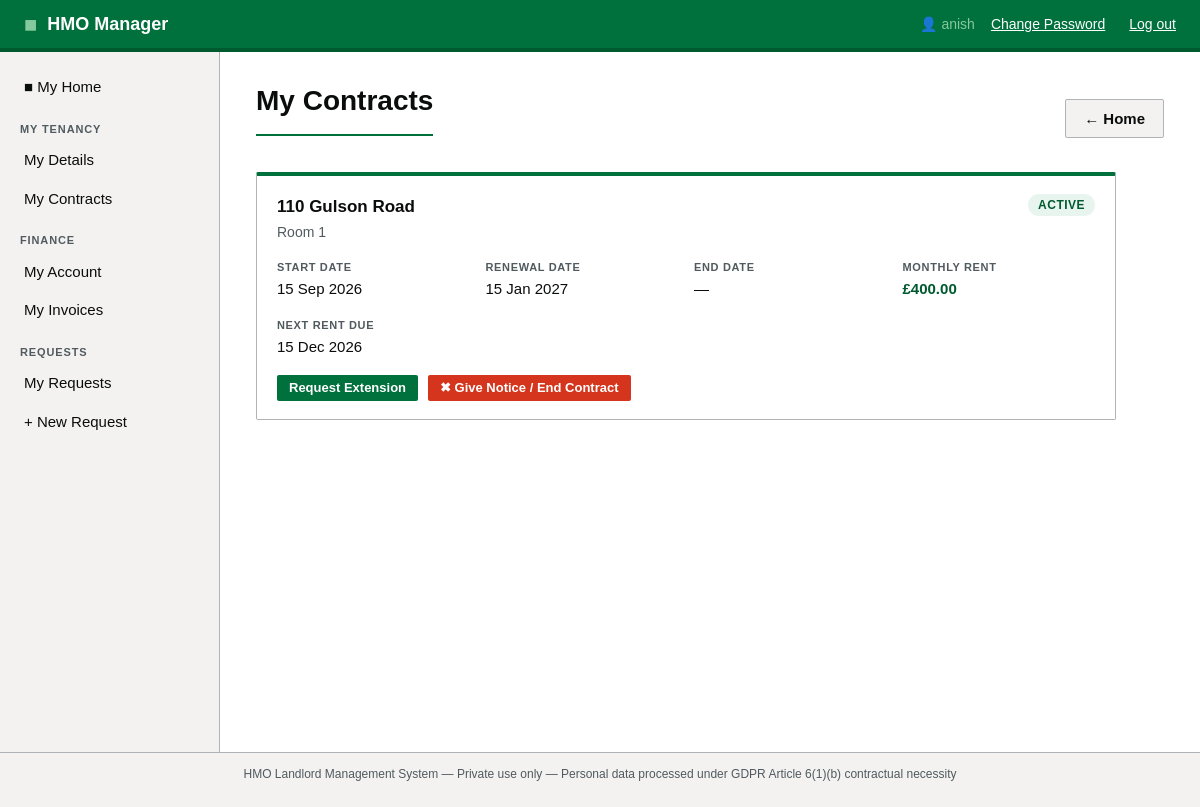
The page /portal/contracts (signed in) on the database its author committed.
### app/models.py (models this page shows, shortened)
class User(UserMixin, db.Model):
    __tablename__ = 'users'
    id = db.Column(db.Integer, primary_key=True)
    username = db.Column(db.String(64), unique=True, nullable=False)
    email = db.Column(db.String(120), unique=True, nullable=False)
    password_hash = db.Column(db.String(256), nullable=False)
    role = db.Column(db.String(20), default='landlord')  # admin / landlord / tenant
    is_active = db.Column(db.Boolean, default=True)
    created_at = db.Column(db.DateTime, default=datetime.utcnow)
    properties = db.relationship('Property', backref='owner', lazy='dynamic')
    tenants = db.relationship('Tenant', backref='landlord', lazy='dynamic',
                               foreign_keys='Tenant.user_id')

class TenantContract(db.Model):
    __tablename__ = 'tenant_contracts'
    id = db.Column(db.Integer, primary_key=True)
    tenant_id = db.Column(db.Integer, db.ForeignKey('tenants.id'), nullable=False)
    property_id = db.Column(db.Integer, db.ForeignKey('properties.id'), nullable=False)
    room_id = db.Column(db.Integer, db.ForeignKey('rooms.id'), nullable=False)
    user_id = db.Column(db.Integer, db.ForeignKey('users.id'), nullable=False)
    start_date = db.Column(db.Date, nullable=False)
    renewal_date = db.Column(db.Date)
    end_date = db.Column(db.Date)
    monthly_rent = db.Column(db.Numeric(10, 2), nullable=False)
    frequency = db.Column(db.String(20), default='monthly')
    next_rent_due = db.Column(db.Date)
    advanced_rent_agreed = db.Column(db.Numeric(10, 2), default=0.00)
    remaining_advance_rent = db.Column(db.Numeric(10, 2), default=0.00)
    is_active = db.Column(db.Boolean, default=True)
    contract_file_path = db.Column(db.String(300))   # uploaded scan / PDF
    notes = db.Column(db.Text)
    created_at = db.Column(db.DateTime, default=datetime.utcnow)
    closure_type     = db.Column(db.String(20))   # 'notice' | 'surrender' | None
    notice_end_date  = db.Column(db.Date)
    surrender_date   = db.Column(db.Date)
    closure_notes    = db.Column(db.Text)
    property = db.relationship('Property', backref='contracts')
    invoices = db.relationship('Invoice', backref='contract', lazy='dynamic')
    bill_shares = db.relationship('BillTenantShare', backref='contract', lazy='dynamic')

class Property(db.Model):
    __tablename__ = 'properties'
    id = db.Column(db.Integer, primary_key=True)
    user_id = db.Column(db.Integer, db.ForeignKey('users.id'), nullable=False)
    address_line1 = db.Column(db.String(200), nullable=False)
    address_line2 = db.Column(db.String(200))
    city = db.Column(db.String(100))
    postcode = db.Column(db.String(20))
    property_ref = db.Column(db.String(50))
    created_at = db.Column(db.DateTime, default=datetime.utcnow)
    rooms = db.relationship('Room', backref='property', lazy='dynamic',
                             cascade='all, delete-orphan')
    bills = db.relationship('Bill', backref='property', lazy='dynamic')
    compliance_docs = db.relationship('ComplianceDocument', backref='property', lazy='dynamic')
    tasks = db.relationship('Task', backref='property', lazy='dynamic')

class Room(db.Model):
    __tablename__ = 'rooms'
    id = db.Column(db.Integer, primary_key=True)
    property_id = db.Column(db.Integer, db.ForeignKey('properties.id'), nullable=False)
    room_name = db.Column(db.String(50), nullable=False)
    is_occupied = db.Column(db.Boolean, default=False)
    contracts = db.relationship('TenantContract', backref='room', lazy='dynamic')
    tasks = db.relationship('Task', backref='room', lazy='dynamic')

### app/portal/routes.py (the view)
@portal_bp.route('/contracts')
@login_required
@tenant_required
def contracts():
    tenant    = _get_tenant()
    contracts = TenantContract.query.filter_by(
        tenant_id=tenant.id
    ).order_by(TenantContract.start_date.desc()).all()
    today = date.today()
    has_pending_end_request = Task.query.filter(
        Task.tenant_id  == tenant.id,
        Task.category   == 'contract_query',
        Task.status.in_(['open', 'in_progress']),
        Task.title.like('End Contract Request%'),
    ).first() is not None
    return render_template('portal/contracts.html',
                           tenant=tenant,
                           contracts=contracts,
                           has_pending_end_request=has_pending_end_request,
                           today=today)

### app/models.py (called while the page is built)
@login_manager.user_loader
def load_user(user_id):
    return User.query.get(int(user_id))

### app/portal/routes.py (called while the page is built)
def tenant_required(f):
    @wraps(f)
    def decorated(*args, **kwargs):
        if not current_user.is_authenticated or current_user.role != 'tenant':
            flash('This area is for tenant accounts only.', 'error')
            return redirect(url_for('dashboard.index'))
        return f(*args, **kwargs)
    return decorated

def _get_tenant():
    tenant = Tenant.query.filter_by(portal_user_id=current_user.id).first()
    if not tenant:
        abort(404)
    return tenant

### app/templates/portal/contracts.html (shortened to what this page needs)
{% extends "base.html" %}
{% block content %}
<div class="flex-between mb-2">
  <h1>My Contracts</h1>
  <a href="{{ url_for('portal.index') }}" class="btn btn-secondary">&larr; Home</a>
</div>
{% if contracts %}
{% for contract in contracts %}
<div class="card" style="margin-bottom:20px; max-width:860px;
  border-top:4px solid {% if contract.is_active %}var(--green-primary){% else %}var(--grey-mid){% endif %};">
  <div style="display:flex; justify-content:space-between; align-items:flex-start; margin-bottom:16px;">
    <div>
      <div style="font-size:17px; font-weight:700;">
        {{ contract.property.address_line1 }}{% if contract.property.address_line2 %}, {{ contract.property.address_line2 }}{% endif %}
      </div>
      <div style="font-size:14px; color:var(--text-secondary); margin-top:2px;">
        {{ contract.room.room_name }}
      </div>
    </div>
    {% if contract.is_active %}
    <span class="badge badge-green">Active</span>
    {% else %}
    <span class="badge badge-grey">Ended</span>
    {% endif %}
  </div>
  <div style="display:grid; grid-template-columns:repeat(auto-fill, minmax(160px,1fr)); gap:16px; margin-bottom:16px;">
    <div>
      <div style="font-size:11px; font-weight:700; text-transform:uppercase; letter-spacing:.06em; color:var(--grey-dark);">Start Date</div>
      <div style="font-size:15px; margin-top:3px;">{{ contract.start_date.strftime('%d %b %Y') }}</div>
    </div>
    <div>
      <div style="font-size:11px; font-weight:700; text-transform:uppercase; letter-spacing:.06em; color:var(--grey-dark);">Renewal Date</div>
      <div style="font-size:15px; margin-top:3px;">
        {{ contract.renewal_date.strftime('%d %b %Y') if contract.renewal_date else '—' }}
      </div>
    </div>
    <div>
      <div style="font-size:11px; font-weight:700; text-transform:uppercase; letter-spacing:.06em; color:var(--grey-dark);">End Date</div>
      <div style="font-size:15px; margin-top:3px;">
        {{ contract.end_date.strftime('%d %b %Y') if contract.end_date else '—' }}
      </div>
    </div>
    <div>
      <div style="font-size:11px; font-weight:700; text-transform:uppercase; letter-spacing:.06em; color:var(--grey-dark);">Monthly Rent</div>
      <div style="font-size:15px; margin-top:3px; font-weight:700; color:var(--green-dark);">
        £{{ "%.2f"|format(contract.monthly_rent) }}
      </div>
    </div>
    <div>
      <div style="font-size:11px; font-weight:700; text-transform:uppercase; letter-spacing:.06em; color:var(--grey-dark);">Next Rent Due</div>
      <div style="font-size:15px; margin-top:3px;">
        {{ contract.next_rent_due.strftime('%d %b %Y') if contract.next_rent_due else '—' }}
      </div>
    </div>
  </div>
  <div style="display:flex; gap:10px; flex-wrap:wrap;">
    {% if contract.is_active %}
    <a href="{{ url_for('portal.extend_contract', contract_id=contract.id) }}"
       class="btn btn-primary btn-sm">
      Request Extension
    </a>
    {% if has_pending_end_request %}
    <span class="btn btn-sm"
          style="background:var(--grey-mid); border-color:var(--grey-mid); color:var(--grey-dark);
                 cursor:default;" title="A notice request is already pending with your landlord.">
      &#9203; Notice Pending&hellip;
    </span>
    {% else %}
    <a href="{{ url_for('portal.end_contract_request', contract_id=contract.id) }}"
       class="btn btn-sm"
       style="background:var(--error); border-color:var(--error); color:#fff;">
      &#10006; Give Notice / End Contract
    </a>
    {% endif %}
    {% endif %}
  </div>
</div>
{% endfor %}
{% else %}
<div class="card" style="max-width:500px;">
  <p class="text-muted">No contracts on record. Contact your landlord.</p>
</div>
{% endif %}
{% endblock %}

### app/templates/base.html (shortened to what this page needs)
<!DOCTYPE html>
<html lang="en">
<head>
    <link rel="stylesheet" href="{{ url_for('static', filename='css/main.css') }}">
</head>
<body>
<header class="site-header">
    <div class="header-inner">
        <div class="logo">
            <span class="logo-mark">&#9632;</span>
            <span class="logo-text">HMO Manager</span>
        </div>
        {% if current_user.is_authenticated %}
        <nav class="header-nav">
            {% if current_user.role == 'tenant' %}
            <span class="user-info">&#128100; {{ current_user.username }}</span>
            {% else %}
            <span class="user-info">{{ current_user.username }} ({{ current_user.role }})</span>
            {% endif %}
            <a href="{{ url_for('auth.change_password') }}" class="btn-link" style="margin-right:8px;">Change Password</a>
            <a href="{{ url_for('auth.logout') }}" class="btn-link">Log out</a>
        </nav>
        {% endif %}
    </div>
</header>
<div class="layout">
    {% if current_user.is_authenticated %}
    <aside class="sidebar">
        <nav class="sidebar-nav">
            <ul>
            {% if current_user.role == 'tenant' %}
                <li><a href="{{ url_for('portal.index') }}" class="nav-link">&#9632; My Home</a></li>
                <li class="nav-section">My Tenancy</li>
                <li><a href="{{ url_for('portal.profile') }}" class="nav-link">My Details</a></li>
                <li><a href="{{ url_for('portal.contracts') }}" class="nav-link">My Contracts</a></li>
                <li class="nav-section">Finance</li>
                <li><a href="{{ url_for('portal.rent_roll') }}" class="nav-link">My Account</a></li>
                <li><a href="{{ url_for('portal.invoices') }}" class="nav-link">My Invoices</a></li>
                <li class="nav-section">Requests</li>
                <li><a href="{{ url_for('portal.tasks') }}" class="nav-link">My Requests</a></li>
                <li><a href="{{ url_for('portal.add_task') }}" class="nav-link">+ New Request</a></li>
            {% endif %}
            </ul>
        </nav>
    </aside>
    {% endif %}
    <main class="main-content">
        {% block content %}{% endblock %}
    </main>
</div>
<footer class="site-footer">
    <p>HMO Landlord Management System &mdash; Private use only &mdash;
    Personal data processed under GDPR Article 6(1)(b) contractual necessity</p>
</footer>
</body>
</html>

### app/static/css/main.css (style rules this page uses)
:root { --green-primary: #00703c; --green-dark: #005a30; --green-light: #e8f5ee; --green-accent: #85c99e; --white: #ffffff; --grey-light: #f3f2f1; --grey-mid: #b1b4b6; --grey-dark: #505a5f; --text-primary: #0b0c0c; --text-secondary: #505a5f; --error: #d4351c; --warning: #fd0; --border: #b1b4b6; --sidebar-width: 220px; --header-height: 52px; }
* { box-sizing: border-box; margin: 0; padding: 0; }
body { font-family: "GDS Transport", Arial, sans-serif; font-size: 16px; line-height: 1.5; color: var(--text-primary); background: var(--white); }
.site-header { background: var(--green-primary); color: var(--white); height: var(--header-height); position: sticky; top: 0; z-index: 100; border-bottom: 4px solid var(--green-dark); }
.header-inner { display: flex; align-items: center; justify-content: space-between; padding: 0 24px; height: 100%; }
.logo { display: flex; align-items: center; gap: 10px; font-size: 18px; font-weight: 700; color: var(--white); text-decoration: none; }
.logo-mark { color: var(--green-accent); font-size: 22px; }
.header-nav { display: flex; align-items: center; gap: 16px; font-size: 14px; }
.user-info { color: var(--green-accent); }
.btn-link { color: var(--white); text-decoration: underline; cursor: pointer; }
.layout { display: flex; min-height: calc(100vh - var(--header-height) - 48px); }
.sidebar { width: var(--sidebar-width); background: var(--grey-light); border-right: 1px solid var(--border); padding: 16px 0; flex-shrink: 0; }
.sidebar-nav ul { list-style: none; }
.sidebar-nav .nav-link { display: block; padding: 8px 20px; color: var(--text-primary); text-decoration: none; font-size: 15px; border-left: 4px solid transparent; transition: background 0.15s, border-color 0.15s; }
.nav-section { padding: 14px 20px 4px; font-size: 11px; font-weight: 700; text-transform: uppercase; letter-spacing: 0.08em; color: var(--grey-dark); }
.main-content { flex: 1; padding: 28px 36px; overflow-x: auto; }
h1 { font-size: 28px; font-weight: 700; color: var(--text-primary); margin-bottom: 20px; padding-bottom: 12px; border-bottom: 2px solid var(--green-primary); }
p { margin-bottom: 12px; color: var(--text-secondary); }
.btn { display: inline-block; padding: 8px 18px; font-size: 15px; font-weight: 600; border: none; border-radius: 2px; cursor: pointer; text-decoration: none; line-height: 1.4; }
.btn-primary { background: var(--green-primary); color: var(--white); }
.btn-secondary { background: var(--grey-light); color: var(--text-primary); border: 1px solid var(--border); }
.btn-sm { padding: 4px 12px; font-size: 13px; }
.card { background: var(--white); border: 1px solid var(--border); border-top: 4px solid var(--green-primary); border-radius: 2px; padding: 18px 20px; }
.badge { display: inline-block; padding: 2px 10px; border-radius: 12px; font-size: 12px; font-weight: 700; text-transform: uppercase; letter-spacing: 0.04em; }
.badge-green { background: var(--green-light); color: var(--green-dark); }
.site-footer { background: var(--grey-light); border-top: 1px solid var(--border); padding: 12px 24px; font-size: 12px; color: var(--grey-dark); text-align: center; }
.mb-2 { margin-bottom: 16px; }
.flex-between { display: flex; justify-content: space-between; align-items: center; }

### rows shown on the page
User: username "anish"
TenantContract: property.address_line1 "110 Gulson Road", room.room_name "Room 1", is_active "ACTIVE", start_date "15 Sep 2026", renewal_date "15 Jan 2027", end_date "—", monthly_rent "400.00", next_rent_due "15 Dec 2026"
